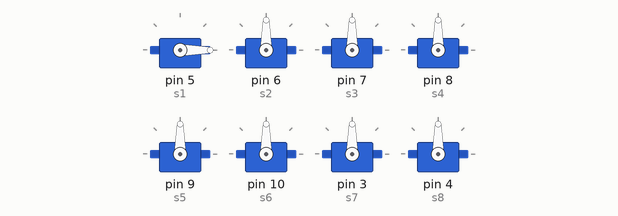
Recording of a sketch running on a simulated Arduino Uno, built with avr-gcc and run on an emulated ATmega328P. On the bench: 8 × servo.

Above: at 0.05 s.
At 0.8 s:
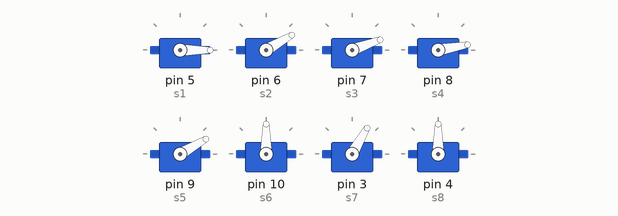
At 10.15 s:
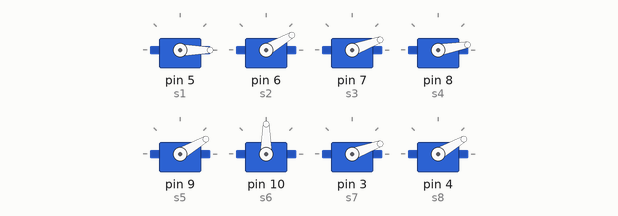
At 20.46 s:
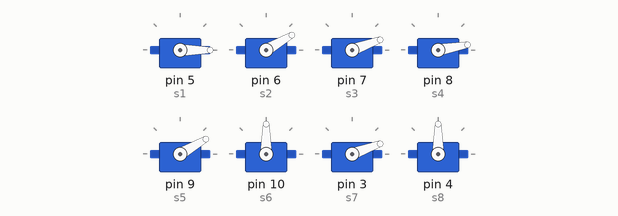
At 39.88 s:
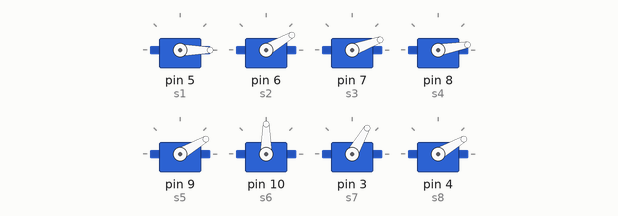
Timing chart, 0 to 40.0 s (numbered marks = the images above):
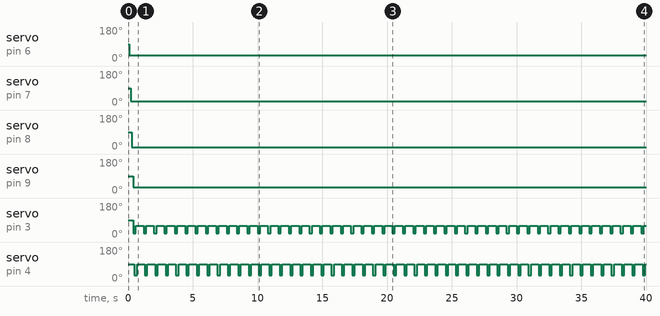

Measured:
- by itself, servo on pin 6 (s2): 90° → 30° at 0.10 s
- by itself, servo on pin 7 (s3): 90° → 20° at 0.20 s
- by itself, servo on pin 8 (s4): 90° → 10° at 0.30 s
- by itself, servo on pin 9 (s5): 90° → 30° at 0.40 s
- by itself, servo on pin 3 (s7): alternates 60° for 0.60 s and 20° for 0.20 s
- by itself, servo on pin 4 (s8): alternates 90° for 0.60 s and 30° for 0.20 s

The sketch:

Servo_test_2.ino
```cpp
# include <Servo.h>

Servo s1, s2, s3, s4, s5, s6 , s7, s8;

void setup() {
  // put your setup code here, to run once:
  s1.attach(5) ;
  s2.attach(6);
  s3.attach(7) ;
  s4.attach(8) ;
  s5.attach(9) ;
  s6.attach(10) ;
  s7.attach(3) ;
  s8.attach(4) ;
}

void loop() {
  // put your main code hereU, to run repeatedly:
  s1.write(0) ;
  delay(100) ;
  s2.write(30) ;
  delay(100) ;
  s3.write(20) ;
  delay(100) ;
  s4.write(10) ;
  delay(100) ;
  s5.write(30) ;

  s7.write(20) ;
  delay(100) ;
  s8.write(30) ;
  delay(100) ;
  s7.write(60) ;
  delay(100) ;
  s8.write(90) ;
  delay(100) ;
}
```
